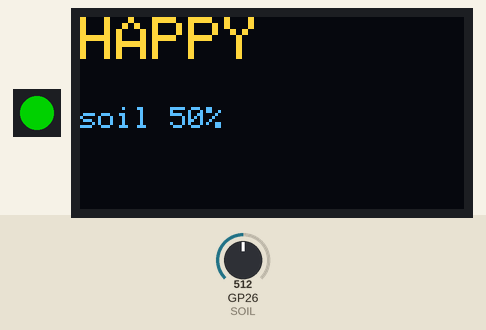
Recording of a sketch running on a simulated Raspberry Pi Pico. Shown: 1 RGB LEDs in strip order, left to right, 128×64 one-colour display. Inputs (shaded band) come from the test bench; at power-on: GP26 (SOIL) = 512. Dim RGB values are drawn brighter than linear; the OLED is the two-colour kind (top 16 rows yellow); what the sketch prints to the serial monitor is not drawn.

Above: at 1.2 s.
1.3 s: GP26 (SOIL) set to 494
At 2.1 s:
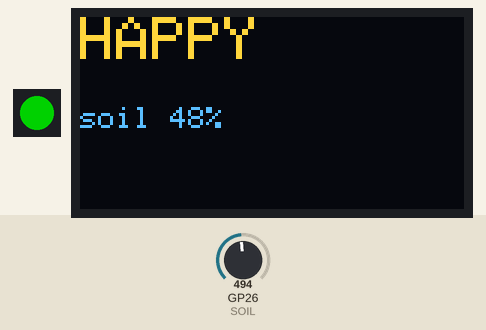
2.9 s: GP26 (SOIL) set to 319
At 3.7 s:
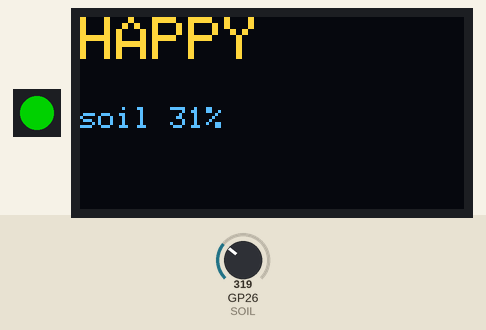
4.4 s: GP26 (SOIL) set to 290
At 5.2 s:
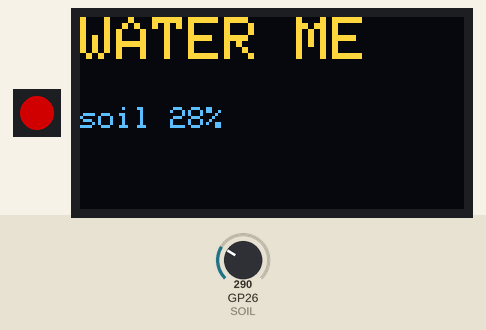
5.9 s: GP26 (SOIL) set to 511
At 6.7 s:
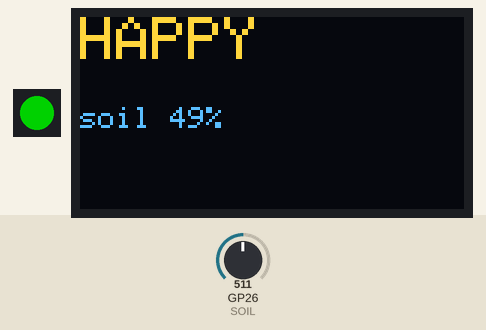
Timing chart, 0 to 8.4 s (numbered marks = the images above; inputs shaded):
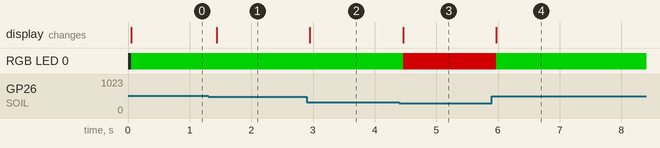

Measured:
- the behaviour switches between 512 and 511 on GP26 (SOIL) (found by bisection; images 0 and 1)
- the behaviour switches between 307 and 306 on GP26 (SOIL) (found by bisection; images 2 and 3)
- after the input at 1.3 s, the display: changes after 0.14 s (image 1)
- after the input at 2.9 s, the display: changes after 0.05 s (image 2)
- after the input at 4.4 s, RGB LED 0: RGB(0, 120, 0) → RGB(120, 0, 0) after 0.06 s; the display: first changes after 0.06 s (image 3 shows a later state)
- after the input at 5.9 s, RGB LED 0: RGB(120, 0, 0) → RGB(0, 120, 0) after 0.07 s; the display: first changes after 0.07 s (image 4 shows a later state)

The sketch:

pico-plant.ino
```cpp
#include <Wire.h>
#include <Adafruit_GFX.h>
#include <Adafruit_SSD1306.h>
#include <Adafruit_NeoPixel.h>

const int SOIL = 26;
const int PIXEL = 15;

Adafruit_SSD1306 display(128, 64, &Wire, -1);
Adafruit_NeoPixel light(1, PIXEL, NEO_GRB + NEO_KHZ800);

void setup() {
  Serial.begin(115200);
  // usb serial drops what is printed before the computer opens the port
  while (!Serial) delay(10);
  light.begin();
  if (!display.begin(SSD1306_SWITCHCAPVCC, 0x3C)) {
    Serial.println("oled failed");
    for (;;);
  }
  display.setTextColor(SSD1306_WHITE);
  Serial.println("plant monitor ready");
}

void loop() {
  int moisture = map(analogRead(SOIL), 0, 1023, 0, 100);
  bool dry = moisture < 30;
  display.clearDisplay();
  display.setTextSize(2);
  display.setCursor(0, 0);
  display.println(dry ? "WATER ME" : "HAPPY");
  display.setTextSize(1);
  display.setCursor(0, 30);
  display.print("soil ");
  display.print(moisture);
  display.print("%");
  display.display();
  light.setPixelColor(0, dry ? light.Color(120, 0, 0) : light.Color(0, 120, 0));
  light.show();
  delay(100);
}
```
